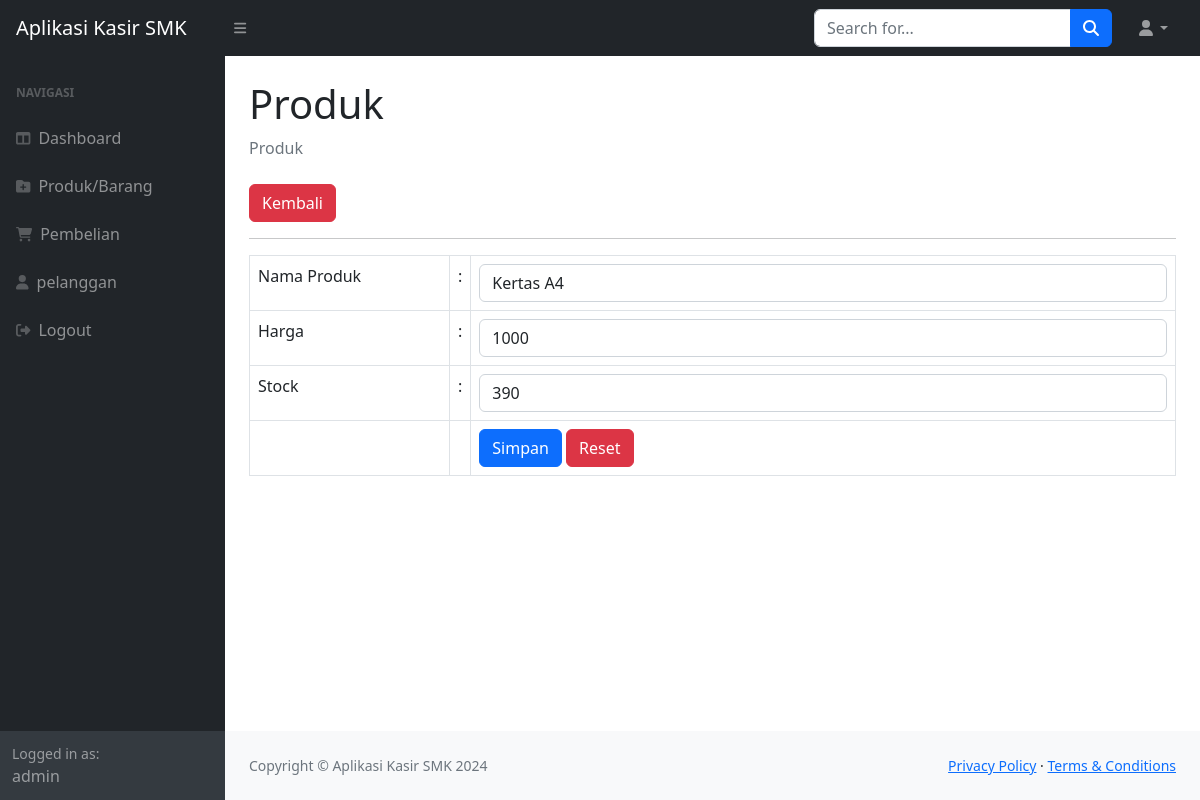
/index.php?page=produk_ubah&&id=1 (signed in), run on the app's committed database.
### tables this page shows
CREATE TABLE `produk` (
  `idproduk` int(11) NOT NULL,
  `namaproduk` varchar(255) DEFAULT NULL,
  `harga` int(11) DEFAULT NULL,
  `stok` int(11) DEFAULT NULL
);

### produk_ubah.php (the view, shortened to what this page needs)
<?php
    $id = $_GET['id'];
    $query = mysqli_query($koneksi,"SELECT*FROM produk WHERE idproduk=$id");
    $data  = mysqli_fetch_array($query);
?>
<div class="container-fluid px-4">
                        <h1 class="mt-4">Produk</h1>
                        <ol class="breadcrumb mb-4">
                            <li class="breadcrumb-item active">Produk</li>
                        </ol>
                        <a href="?page=produk" class="btn btn-danger">Kembali</a>
                        <hr>
                        <form method="post">
                            <table class="table table-bordered">
                                <tr>
                                    <td width="200">Nama Produk</td>
                                    <td width="1">:</td>
                                    <td><input class="form-control" value="<?php echo $data['namaproduk'];  ?>" type="text" name="namaproduk"></td>
                                </tr>
                                <tr>
                                    <td>Harga</td>
                                    <td>:</td>
                                    <td><input class="form-control" value="<?php echo $data['harga'];  ?>" step="0" type="text" name="harga"></td>
                                </tr>
                                <tr>
                                    <td>Stock</td>
                                    <td>:</td>
                                    <td><input class="form-control" type="number" step="0" value="<?php echo $data['stok'];  ?>"  name="stok"></td>
                                </tr>
                                <tr>
                                    <td></td>
                                    <td></td>
                                    <td>
                                        <button type="submit" class="btn btn-primary">Simpan</button>
                                        <button type="reset" class="btn btn-danger">Reset</button>
                                    </td>
                                </tr>
                            </table>
                        </form>
</div>

### data on the page
produk: namaproduk "Kertas A4", harga "1000", stok "390"

### other printed values
$_SESSION['user']['nama'] "admin"
